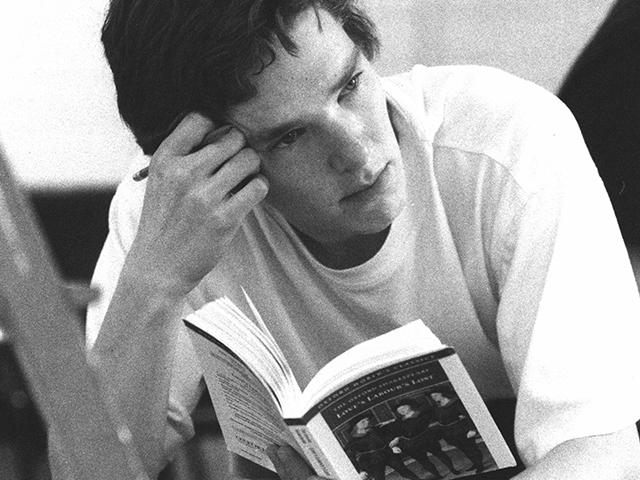
#> input picture benedict.jpg, 640 x 480 px, found by its file name
$ python thresh.py
#> lines starting #> are read from the running program, lines starting #| are printed output that depends on the picture; after the words box and inside, x2 and y2 are one past the last pixel; in counts of white or black regions, pixels touching at a corner belong together
import cv2 as cv
import numpy as np

img = cv.imread('benedict.jpg')
#> img is the input picture: shape (480, 640, 3); min 2, max 255, mean 153.8
cv.imshow('Benedict', img)

gray = cv.cvtColor(img, cv.COLOR_BGR2GRAY)
cv.imshow('Gray', gray)

# Simple thresholding
threshold, thresh = cv.threshold(gray, 100, 255, cv.THRESH_BINARY)
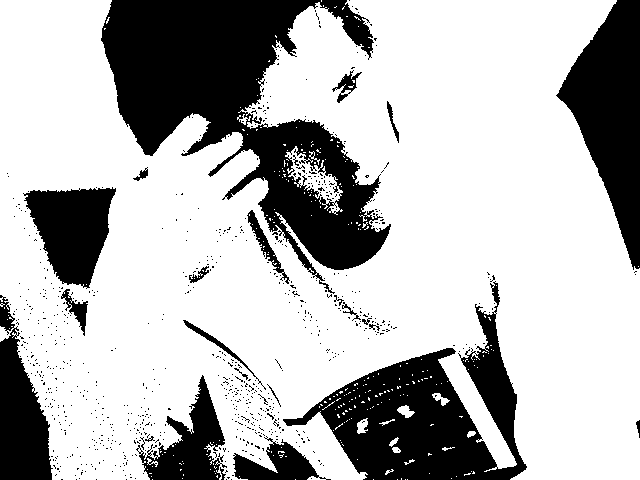
#> thresh: shape (480, 640); 71.5% white; 793 black regions (769 under 20 px), largest, box (x1, y1, x2, y2) and area: (101, 0, 391, 294) 35344, (283, 281, 527, 480) 18609, (556, 0, 640, 270) 11927
cv.imshow('Simple Threshold', thresh)

# Inverse thresholding
threshold, thresh_inv = cv.threshold(gray, 100, 255, cv.THRESH_BINARY_INV)
cv.imshow('Simple Thresholded Inverse', thresh_inv)

# Adaptive Thresholding
adaptive_thresh = cv.adaptiveThreshold(gray, 255, cv.ADAPTIVE_THRESH_GAUSSIAN_C, cv.THRESH_BINARY, 15, 8)
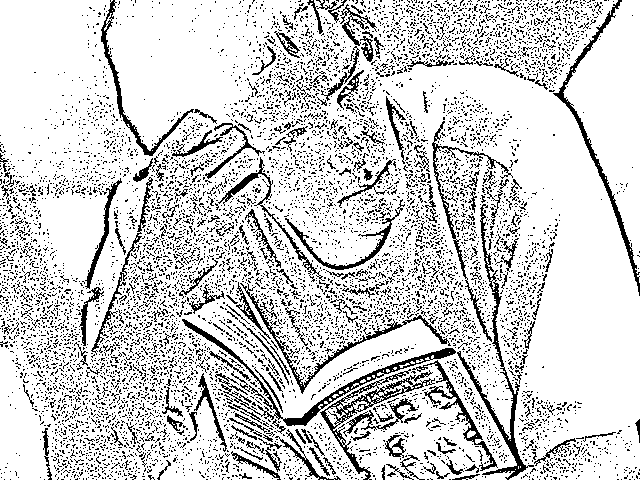
#> adaptive_thresh: shape (480, 640); 82.1% white; black in thin lines or dots
cv.imshow('Adaptive Thresholing', adaptive_thresh)

cv.waitKey(0)
